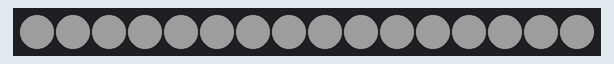
Recording of a sketch running on a simulated Arduino Uno, built with avr-gcc and run on an emulated ATmega328P. Parts: 16 RGB LEDs in strip order, left to right. Dim RGB values are drawn brighter than linear.

Above: at 0.8 s.
At 4.1 s:
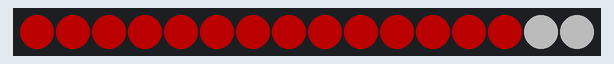
At 10.8 s:
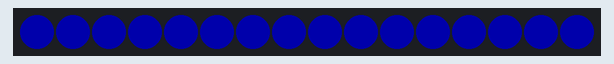
At 14.1 s:
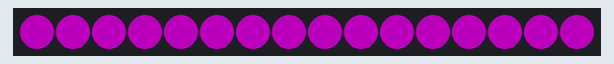
At 24.1 s:
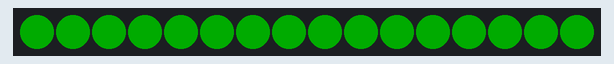
At 37.4 s:
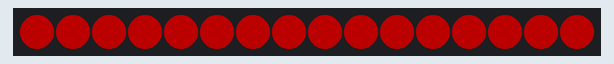

Measured:
- what the display in image 1 shows lasts 0.9 s, from 4.0 s to 4.9 s
- what the display in image 3 shows lasts 0.7 s, from 14.0 s to 14.7 s
- what the display in image 4 shows lasts 2.2 s, from 24.0 s to 26.2 s
- what the display in image 5 shows lasts 1.8 s, from 37.4 s to 39.2 s

The sketch:

sketch_apr15a.ino
```cpp
// grbw  neo-pixel modified by CW Coleman
#include <Adafruit_NeoPixel.h>
#ifdef __AVR__
  #include <avr/power.h>
#endif

#define PIN 6

#define NUM_LEDS 16

#define BRIGHTNESS 75

Adafruit_NeoPixel strip = Adafruit_NeoPixel(NUM_LEDS, PIN, NEO_GRBW + NEO_KHZ800);


void setup() {
  Serial.begin(115200);
  // This is for Trinket 5V 16MHz, you can remove these three lines if you are not using a Trinket
  #if defined (__AVR_ATtiny85__)
    if (F_CPU == 16000000) clock_prescale_set(clock_div_1);
  #endif
  // End of trinket special code
  strip.setBrightness(BRIGHTNESS);
  strip.begin();
  strip.show(); // Initialize all pixels to 'off'
}
int j = 15;  int i = 0; int count = 0;
int red = 100;  int green = 100;int blue = 100;

void loop() {
  // Some example procedures showing how to display to the pixels:

  strip.setPixelColor(i,red,green,blue );
  strip.setPixelColor(j,red,green,blue );
  strip.show();

    delay(100); // Delay for a period of time (in milliseconds).
    j--;
    i++;

    if (j < 0) j = 15;
    if (i > 16) i = 0;

    if (count > 16) {red = 255; green = 255; blue = 255;};//white
    if (count > 32) {red = 255; green = 0; blue = 0;};//red
    if (count > 64) {red = 0; green = 162; blue = 0;};//green
    if (count > 96) {red = 0; green = 0; blue = 162;};//blue
    if (count > 112) {red = 100; green = 100; blue = 0;};//yellow
    if (count > 128) {red = 255; green = 0; blue = 255;};//purple
    if (count > 144) {red = 102; green = 255; blue = 255;};//cyan
    if (count > 160) {red = 90; green = 255; blue = 0;count = 0;}//lime

    count++;
}
```
